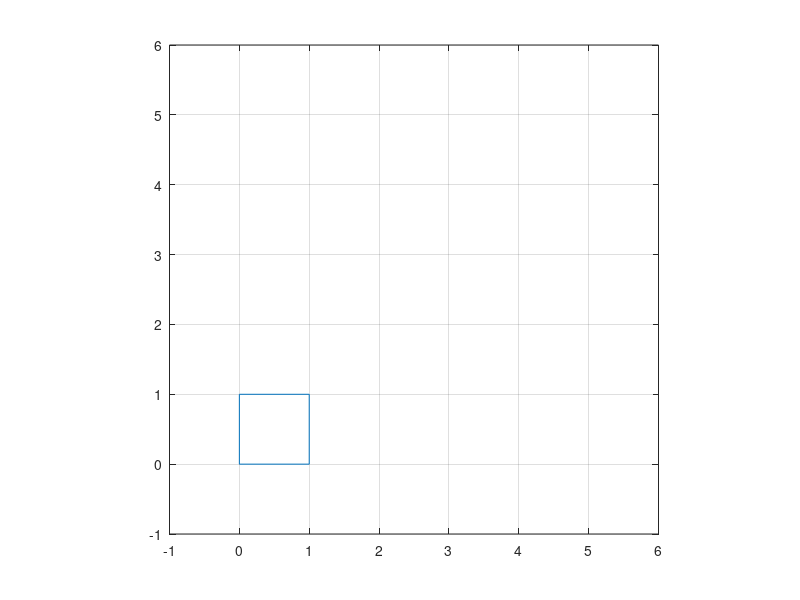

MATLAB code for this plot:
clf
S = [0,1,1,0,0;0,0,1,1,0;1,1,1,1,1];
M1 = [1,0,0.1;0,1,0;0,0,1]; 
M2 = [1,0,0;0,1,0.1;0,0,1];
M3 = inv(M2);
M4 = inv(M1);
p = plot(S(1,:),S(2,:)); 
axis([-1,6,-1,6]), grid on;
axis square
figure (gcf)
for i = 1:40
    S = M1*S; 
    set (p,'xdata',S(1,:),'ydata',S(2,:)); 
    pause(0.1)
end
for i = 1:40
    S = M2*S ; 
    set (p,'xdata',S(1,:),'ydata',S(2,:)); 
    pause(0.1)
end
for i = 1:40
    S = M3*S ; 
    set (p,'xdata',S(1,:),'ydata',S(2,:)); 
    pause(0.1)
end
for i = 1:40
    S = M4*S ; 
    set (p,'xdata',S(1,:),'ydata',S(2,:)); 
    pause(0.1)
end